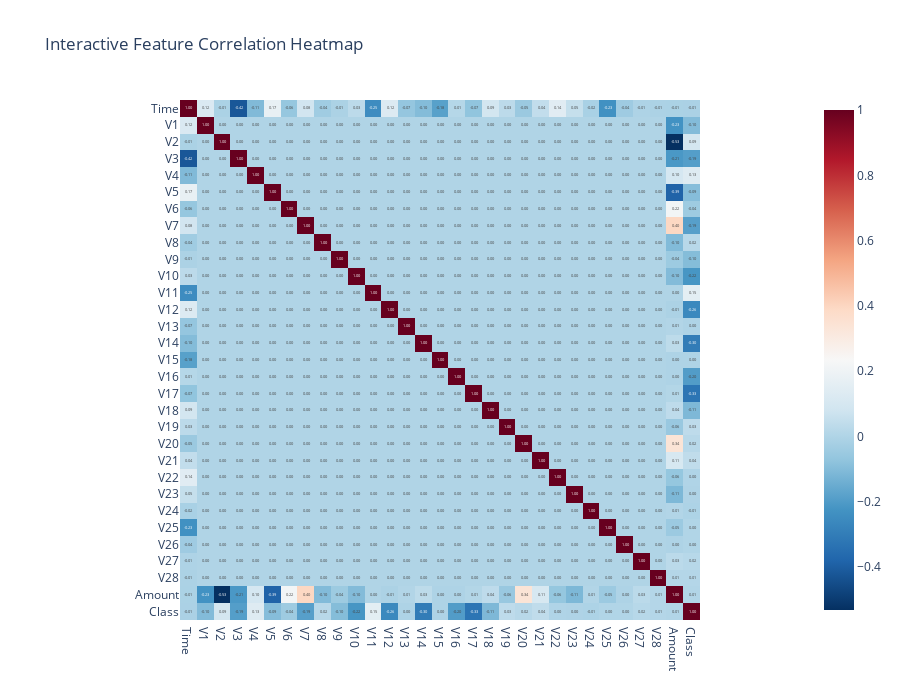

This figure's notebook cell:
### Code cell
# Step 5: Correlation Heatmap
import plotly.express as px

fig = px.imshow(df.corr(),
                text_auto=".2f",
                color_continuous_scale="RdBu_r",
                title="Interactive Feature Correlation Heatmap",
                width=900,   # width in pixels
                height=700)  # height in pixels

fig.show()

### Figure 1 — Plotly figure (JSON) as saved in the notebook; plotly's stock layout.template omitted (floating-point values rounded to 4 significant figures; data arrays with more than 128 entries replaced by an {"elided": "..."} marker saying what was removed)
{"data": [{"coloraxis": "coloraxis", "hovertemplate": "x: %{x}<br>y: %{y}<br>color: %{z}<extra></extra>", "name": "0", "texttemplate": "%{z:.2f}", "type": "heatmap", "x": ["Time", "V1", "V2", "V3", "V4", "V5", "V6", "V7", "V8", "V9", "V10", "V11", "V12", "V13", "V14", "V15", "V16", "V17", "V18", "V19", "V20", "V21", "V22", "V23", "V24", "V25", "V26", "V27", "V28", "Amount", "Class"], "xaxis": "x", "y": ["Time", "V1", "V2", "V3", "V4", "V5", "V6", "V7", "V8", "V9", "V10", "V11", "V12", "V13", "V14", "V15", "V16", "V17", "V18", "V19", "V20", "V21", "V22", "V23", "V24", "V25", "V26", "V27", "V28", "Amount", "Class"], "yaxis": "y", "z": {"elided": "31x31 float values"}}], "layout": {"coloraxis": {"colorscale": [[0, "rgb(5,48,97)"], [0.1, "rgb(33,102,172)"], [0.2, "rgb(67,147,195)"], [0.3, "rgb(146,197,222)"], [0.4, "rgb(209,229,240)"], [0.5, "rgb(247,247,247)"], [0.6, "rgb(253,219,199)"], [0.7, "rgb(244,165,130)"], [0.8, "rgb(214,96,77)"], [0.9, "rgb(178,24,43)"], [1, "rgb(103,0,31)"]]}, "height": 700, "title": {"text": "Interactive Feature Correlation Heatmap"}, "width": 900, "xaxis": {"anchor": "y", "constrain": "domain", "domain": [0, 1], "scaleanchor": "y"}, "yaxis": {"anchor": "x", "autorange": "reversed", "constrain": "domain", "domain": [0, 1]}}}
